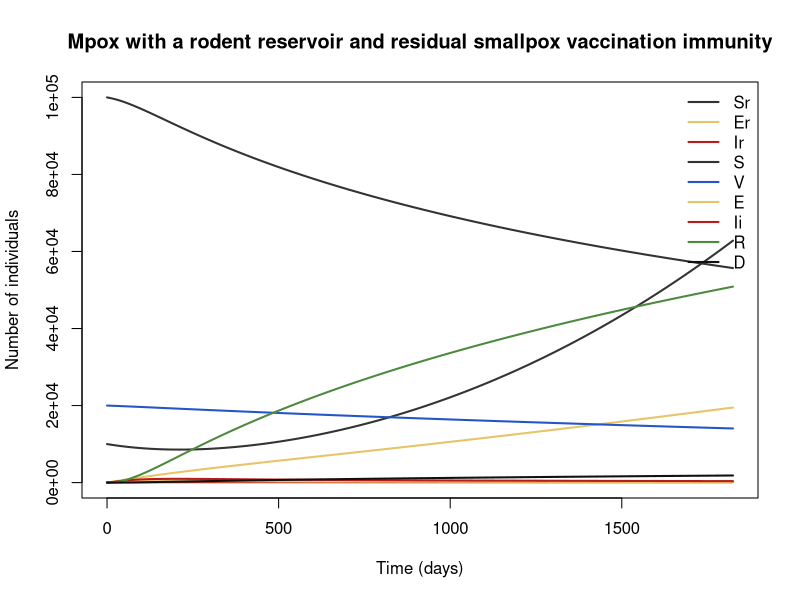

The R source for this figure:
## Mpox with a rodent reservoir and residual smallpox vaccination immunity
## Mpox (monkeypox), rodent reservoir → humans.
## Two usable regimes from one structure: (a) the classical African setting — spillover-driven, R0h < 1, outbreaks that fade without the reservoir term; (b) a 2022-style outbreak — set beta_rh = 0, raise beta_hh above threshold, and read S as
## Parameter values: 0 of 15 checked against the source; the rest are recalled or illustrative.
## Reference: Bhunu CP, Mushayabasa S (2011). Modelling the transmission dynamics of pox-like infections. IAENG International Journal of Applied Mathematics 41(2):141–149. URL https://www.iaeng.org/IJAM/issues_v41/issue_2/IJAM_41_2_09.pdf . Historical human-to-human…
## Source: https://doi.org/10.1093/oxfordjournals.aje.a114747
##
## Generated from a compartmental model diagram (model format v1).
## Regenerating from the same diagram always gives this exact file.
##
## Compartments: Sr, Er, Ir, S, V, E, Ii, R, D
## Flows (time unit: days):
##   (outside) -> Sr  : br * Nr
##   Sr -> Er         : lambda_r * Sr
##   Sr -> (outside)  : mu_r * Sr
##   (outside) -> S   : bh
##   S -> E           : lambda_h * S
##   S -> V           : nu * S
##   V -> E           : lambda_h * (1 - eps_v) * V
##   V -> S           : wane_v * V
##   E -> Ii          : sigma_h * E
##   Ii -> R          : gamma_h * (1 - cfr) * Ii
##   Ii -> D          : gamma_h * cfr * Ii
##   S -> (outside)   : mu_h * S

library(deSolve)

# ---- Time ------------------------------------------------------------
times <- seq(0, 1825, by = 2)  # days

# ---- Parameters ------------------------------------------------------
parameters <- c(
  br = 0.004,         # rodent birth rate [illustrative] (per day)
  mu_r = 0.004,       # rodent natural death rate [illustrative] (per day)
  beta_rr = 0.15,     # rodent-to-rodent transmission rate [illustrative] (per day)
  sigma_r = 1 / 7,    # rodent latency rate [illustrative] (per day)
  gamma_r = 1 / 21,   # rodent recovery/removal rate [illustrative] (per day)
  beta_rh = 2e-6,     # rodent-to-human spillover coefficient (hunting/bushmeat) [illustrative] (per rodent per day)
  beta_hh = 0.035,    # human-to-human transmission rate [illustrative] (per day)
  sigma_h = 1 / 8.5,  # human latency rate (incubation ≈8.5 d) [illustrative] (per day)
  gamma_h = 1 / 21,   # human removal rate (rash duration 2–4 weeks) [illustrative] (per day)
  cfr = 0.035,        # human case fatality (clade I historical ≈1–10%) [illustrative] (dimensionless)
  nu = 0,             # vaccination rate of susceptibles (ring/targeted campaign lever) [illustrative] (per day)
  eps_v = 0.85,       # vaccine protection against infection (smallpox vaccine cross-protection ≈85%) [unverified] (dimensionless)
  wane_v = 1 / 7300,  # waning of vaccine protection (20-year mean) [illustrative] (per day)
  mu_h = 1 / 21900,   # human natural death rate [illustrative] (per day)
  bh = 5              # human recruitment [illustrative] (humans per day)
)

# ---- Initial conditions ----------------------------------------------
state <- c(
  Sr = 10000,  # susceptible rodents
  Er = 0,      # latent rodents
  Ir = 100,    # infectious rodents
  S = 1e5,     # susceptible humans
  V = 2e4,     # humans with vaccine-derived (smallpox) protection
  E = 0,       # latent humans
  Ii = 0,      # infectious humans
  R = 0,       # recovered humans
  D = 0        # cumulative human mpox deaths
)

# ---- Model equations -------------------------------------------------
mpox_human_animal_reservoir_model <- function(t, state, parameters) {
  with(as.list(c(state, parameters)), {
    # Total population
    N_total <- S + V + E + Ii + R

    # Derived quantities
    Nr <- Sr + Er + Ir                           # rodent population
    N <- S + V + E + Ii + R                      # living human population
    lambda_r <- beta_rr * Ir / Nr                # rodent force of infection
    lambda_h <- beta_rh * Ir + beta_hh * Ii / N  # human force of infection
    R0h <- beta_hh / (gamma_h + mu_h)            # human-to-human reproduction number (historically ≈0.3; a 2022-type MSM-outbreak scenario is produced by raising beta_hh so that R0h > 1)

    # Rates of change
    dSr <- br * Nr - lambda_r * Sr - mu_r * Sr
    dEr <- lambda_r * Sr
    dIr <- 0
    dS <- bh - lambda_h * S - nu * S + wane_v * V - mu_h * S
    dV <- nu * S - lambda_h * (1 - eps_v) * V - wane_v * V
    dE <- lambda_h * S + lambda_h * (1 - eps_v) * V - sigma_h * E
    dIi <- sigma_h * E - gamma_h * (1 - cfr) * Ii - gamma_h * cfr * Ii
    dR <- gamma_h * (1 - cfr) * Ii
    dD <- gamma_h * cfr * Ii

    list(c(dSr, dEr, dIr, dS, dV, dE, dIi, dR, dD))
  })
}

# ---- Solve -----------------------------------------------------------
out <- ode(y = state, times = times, func = mpox_human_animal_reservoir_model, parms = parameters)
out <- as.data.frame(out)

# ---- Plot ------------------------------------------------------------
compartment_cols <- c(Sr = "#333333", Er = "#E8C468", Ir = "#B71C1C", S = "#333333", V = "#2457C5", E = "#E8C468", Ii = "#B71C1C", R = "#4E8A3E", D = "#111111")
matplot(out$time, out[, names(compartment_cols)], type = "l", lty = 1, lwd = 2,
        col = compartment_cols, xlab = "Time (days)", ylab = "Number of individuals",
        main = "Mpox with a rodent reservoir and residual smallpox vaccination immunity")
legend("topright", legend = names(compartment_cols), col = compartment_cols,
       lty = 1, lwd = 2, bty = "n")
